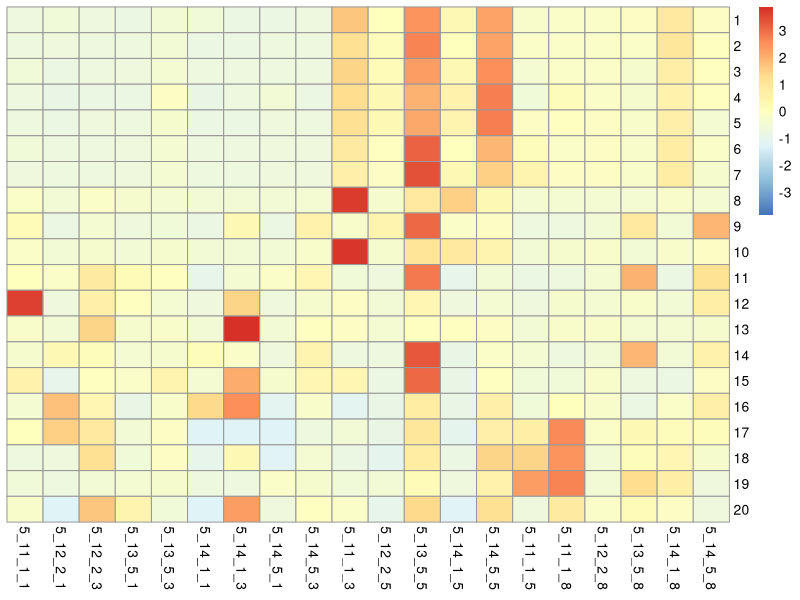

This chart was generated by the following R code:
##Libraries
library(ggplot2)
library(tidyverse)
library(readxl)
library(pheatmap)

#Data
setwd("path/")

getmm = read_excel("Figure3_data.xlsx", sheet="getmm", col_names = TRUE)

#without day -1/no sal
df2 <-getmm[,14:ncol(getmm)]
df2 = as.data.frame(sapply(df2, as.numeric))

pheatmap(df2, scale= "row",cluster_cols =FALSE, cluster_row = FALSE)
